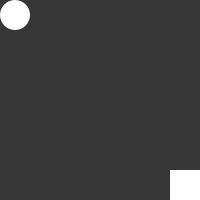
Frame 1 (no input)
Frame 60 (the mouse pressed at the canvas centre just before this capture): identical to frame 1, image omitted
Frame 120 (the mouse held since frame 60 and released just before this capture): identical to frame 1, image omitted

The Processing sketch that drew this single still picture (run headless with seeded random() and noise(); from frame 60 on, the mouse is pressed at the canvas centre):

// Processing sketch: sketch_26_2
// ── sketch_26_2.pde
//exercise 26.2

int x = 15;
int y = 15;
int a = 30;
int b = 30;

void setup() { 
  size(200, 200); noStroke();
}

void draw() {
  background(54);
  ellipse(x, y, 30, 30);
  rect(height-a, width-b, 30, 30);
}

void mouseMoved() {
   noStroke();
  fill(220);
  x = mouseX;
  y = mouseY;
  a = mouseX;
  b = mouseY;
}

void mouseDragged() { 
  strokeWeight(10);
  x = mouseX;
  y = mouseY;
  stroke(160);
  fill(250);
  a = mouseX/2;
  b = mouseY*2;
}
